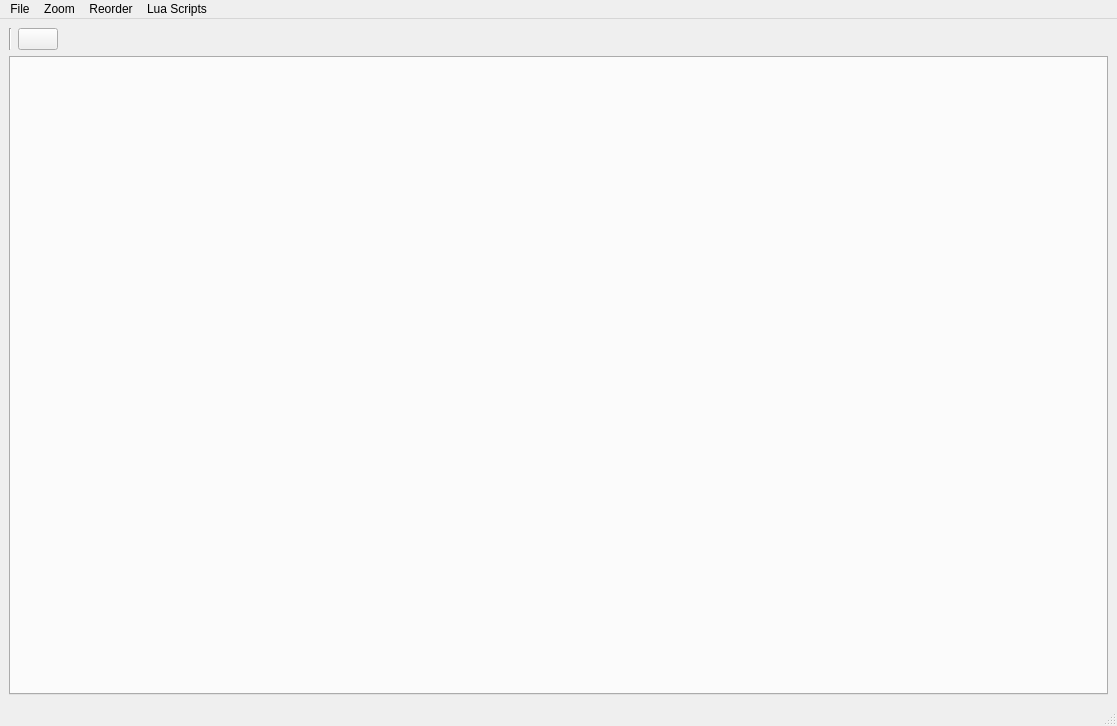
<?xml version="1.0" encoding="UTF-8"?>
<ui version="4.0">
 <class>MainWindow</class>
 <widget class="QMainWindow" name="MainWindow">
  <property name="geometry">
   <rect>
    <x>0</x>
    <y>0</y>
    <width>1117</width>
    <height>726</height>
   </rect>
  </property>
  <property name="minimumSize">
   <size>
    <width>800</width>
    <height>600</height>
   </size>
  </property>
  <property name="windowTitle">
   <string>Behavior Tree</string>
  </property>
  <widget class="QWidget" name="centralwidget">
   <layout class="QVBoxLayout" name="verticalLayout_2">
    <item>
     <layout class="QVBoxLayout" name="verticalLayout">
      <item>
       <layout class="QHBoxLayout" name="horizontalLayout">
        <property name="topMargin">
         <number>0</number>
        </property>
        <property name="bottomMargin">
         <number>0</number>
        </property>
        <item>
         <widget class="Line" name="line">
          <property name="orientation">
           <enum>Qt::Vertical</enum>
          </property>
         </widget>
        </item>
        <item>
         <widget class="QPushButton" name="playButton">
          <property name="text">
           <string/>
          </property>
          <property name="icon">
           <iconset resource="../qt_nodeditor/resources/resources.qrc">
            <normaloff>:/play.png</normaloff>
            <normalon>:/stop.png</normalon>:/play.png</iconset>
          </property>
          <property name="checkable">
           <bool>true</bool>
          </property>
         </widget>
        </item>
        <item>
         <spacer name="horizontalSpacer">
          <property name="orientation">
           <enum>Qt::Horizontal</enum>
          </property>
          <property name="sizeHint" stdset="0">
           <size>
            <width>40</width>
            <height>20</height>
           </size>
          </property>
         </spacer>
        </item>
       </layout>
      </item>
     </layout>
    </item>
    <item>
     <widget class="QTabWidget" name="tabWidget">
      <property name="currentIndex">
       <number>-1</number>
      </property>
     </widget>
    </item>
   </layout>
  </widget>
  <widget class="QMenuBar" name="menubar">
   <property name="geometry">
    <rect>
     <x>0</x>
     <y>0</y>
     <width>1117</width>
     <height>21</height>
    </rect>
   </property>
   <widget class="QMenu" name="menuLoad">
    <property name="title">
     <string>File</string>
    </property>
    <addaction name="actionLoad"/>
    <addaction name="actionSave"/>
    <addaction name="actionQuit"/>
   </widget>
   <widget class="QMenu" name="menuZoom">
    <property name="title">
     <string>Zoom</string>
    </property>
    <addaction name="actionZoom_ut"/>
    <addaction name="actionZoom_In"/>
   </widget>
   <widget class="QMenu" name="menuReorder">
    <property name="title">
     <string>Reorder</string>
    </property>
    <addaction name="actionAuto_arrange"/>
   </widget>
   <widget class="QMenu" name="menuLUA">
    <property name="title">
     <string>Lua Scripts</string>
    </property>
    <addaction name="actionAdd_Action"/>
    <addaction name="actionAdd_Condition"/>
   </widget>
   <addaction name="menuLoad"/>
   <addaction name="menuZoom"/>
   <addaction name="menuReorder"/>
   <addaction name="menuLUA"/>
  </widget>
  <widget class="QStatusBar" name="statusbar"/>
  <action name="actionLoad">
   <property name="text">
    <string>Load</string>
   </property>
   <property name="shortcut">
    <string>Ctrl+L</string>
   </property>
  </action>
  <action name="actionSave">
   <property name="text">
    <string>Save</string>
   </property>
   <property name="shortcut">
    <string>Ctrl+S</string>
   </property>
  </action>
  <action name="actionQuit">
   <property name="text">
    <string>Quit</string>
   </property>
   <property name="shortcut">
    <string>Ctrl+Q</string>
   </property>
  </action>
  <action name="actionZoom_In">
   <property name="text">
    <string>Zoom Out</string>
   </property>
  </action>
  <action name="actionZoom_ut">
   <property name="text">
    <string>Zoom In</string>
   </property>
  </action>
  <action name="actionAuto_arrange">
   <property name="text">
    <string>auto-arrange</string>
   </property>
   <property name="shortcut">
    <string>Ctrl+O</string>
   </property>
  </action>
  <action name="actionLoadRosparam">
   <property name="text">
    <string>Load from rosparam</string>
   </property>
  </action>
  <action name="actionAdd_Action">
   <property name="text">
    <string>Add Action</string>
   </property>
  </action>
  <action name="actionAdd_Condition">
   <property name="text">
    <string>Add Condition</string>
   </property>
  </action>
 </widget>
 <resources>
  <include location="../qt_nodeditor/resources/resources.qrc"/>
  <include location="../qt_nodeditor/resources/resources.qrc"/>
 </resources>
 <connections>
  <connection>
   <sender>actionQuit</sender>
   <signal>triggered()</signal>
   <receiver>MainWindow</receiver>
   <slot>close()</slot>
   <hints>
    <hint type="sourcelabel">
     <x>-1</x>
     <y>-1</y>
    </hint>
    <hint type="destinationlabel">
     <x>558</x>
     <y>362</y>
    </hint>
   </hints>
  </connection>
 </connections>
</ui>
